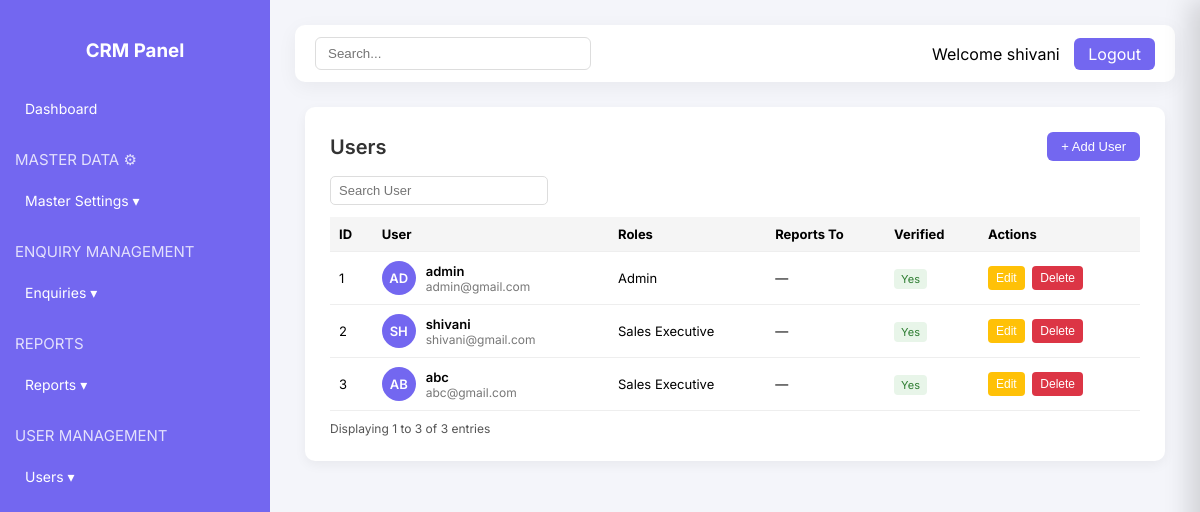
Screenshot of /users/all-users (signed in) with the database file from the repository.
### app/models/user.py (models this page shows, shortened)
class User(db.Model, UserMixin):
    __tablename__ = "users"
    id = db.Column(db.Integer, primary_key=True)
    username = db.Column(db.String(150), unique=True, nullable=False)
    email = db.Column(db.String(150), unique=True)
    password = db.Column(db.String(255), nullable=False)
    role = db.Column(db.String(50), nullable=False, default="Admin")
    assigned_enquiries = db.relationship(
        "Enquiry",
        foreign_keys="Enquiry.assigned_to",
        back_populates="assigned_user"
    )
    created_enquiries = db.relationship(
        "Enquiry",
        foreign_keys="Enquiry.created_by",
        back_populates="created_user"
    )

### app/routes/users_routes.py (the view)
@users_bp.route("/all-users")
@login_required
def all_users():
    users = User.query.all()
    return render_template(
        "users/all_users.html",
        users=users
    )

### app/routes/auth_routes.py (called while the page is built)
@login_manager.user_loader
def load_user(user_id):
    return User.query.get(int(user_id))

### app/templates/users/all_users.html (shortened to what this page needs)
{% extends "dashboard.html" %}
{% block content %}
<div class="container">
<div class="card">
<div class="card-header">
<h2>Users</h2>
<button class="add-btn" onclick="openUserForm()">
+ Add User
</button>
</div>
<div class="search-box">
<input type="text" placeholder="Search User">
</div>
<table>
<thead>
<tr>
<th>ID</th>
<th>User</th>
<th>Roles</th>
<th>Reports To</th>
<th>Verified</th>
<th>Actions</th>
</tr>
</thead>
<tbody>
{% for user in users %}
<tr>
<td>{{ user.id }}</td>
<td>
<div class="user-cell">
<div class="avatar">
{{ user.username[:2]|upper }}
</div>
<div class="user-info">
<span class="user-name">{{ user.username }}</span>
<span class="user-email">{{ user.email }}</span>
</div>
</div>
</td>
<td>{{ user.role }}</td>
<td>—</td>
<td>
<span class="badge">Yes</span>
</td>
<td>
<button class="action-btn edit-btn">Edit</button>
<button class="action-btn delete-btn">Delete</button>
</td>
</tr>
{% endfor %}
</tbody>
</table>
<div class="footer">
Displaying 1 to 3 of 3 entries
</div>
</div>
</div>
{% endblock %}

### app/templates/dashboard.html (shortened to what this page needs)
<!DOCTYPE html>
<html>
<head>
</head>
<body>
<div class="wrapper">
<div class="sidebar">
<h3>CRM Panel</h3>
<ul>
<li><a href="{{ url_for('dashboard.admin_dashboard') }}">Dashboard</a></li>
<p class="section-title">MASTER DATA ⚙</p>
<li>
<a onclick="toggleMenu('masterMenu')">Master Settings ▾</a>
</li>
<p class="section-title">ENQUIRY MANAGEMENT</p>
<li>
  <a onclick="toggleMenu('enquiryMenu')">Enquiries ▾</a>
</li>
<p class="section-title">REPORTS</p>
<li>
<a onclick="toggleMenu('reportsMenu')">Reports ▾</a>
</li>
<p class="section-title">USER MANAGEMENT</p>
<li>
<a onclick="toggleMenu('usersMenu')">Users ▾</a>
</li>
</ul>
</div>
<div class="content">
<div class="topbar">
<input class="search-input" type="text" placeholder="Search...">
<div>
<span style="margin-right:10px;">Welcome {{ current_user.username }}</span>
<a href="{{ url_for('auth.logout') }}" class="logout-btn">Logout</a>
</div>
</div>
{% set stats = stats or {} %}
{% block content %}{% endblock %}
</div>
</div>
</body>
</html>

### app/templates/dashboard.html (style rules this page uses)
body { margin:0; font-family: 'Inter', sans-serif; background:#f4f5fa; }
.wrapper { display:flex; }
.sidebar { width:240px; background:#7367f0; color:white; min-height:100vh; padding:20px 15px; transition: width 0.3s; }
.sidebar h3 { text-align:center; margin-bottom:30px; }
.sidebar ul { list-style:none; padding:0; }
.sidebar ul li { margin:8px 0; }
.sidebar ul li a { color:white; text-decoration:none; display:block; padding:8px 10px; border-radius:6px; font-size:14px; cursor:pointer; }
.content { flex:1; padding:25px; }
.topbar { display:flex; justify-content:space-between; align-items:center; background:white; padding:12px 20px; border-radius:10px; box-shadow:0 5px 20px rgba(0,0,0,0.05); margin-bottom:20px; }
.search-input { padding:8px 12px; border:1px solid #ddd; border-radius:6px; width:250px; }
.logout-btn { background:#7367f0; color:white; padding:6px 14px; border-radius:6px; text-decoration:none; }
.card { background:white; padding:20px; border-radius:12px; box-shadow:0 5px 20px rgba(0,0,0,0.05); }
.card h2 { margin:0; }
.section-title { margin-top:25px; font-size:15px; opacity:0.8; }

### app/templates/users/all_users.html (style rules this page uses)
.container { max-width:1100px; margin:25px auto; padding:0 10px; }
.card { background:#fff; padding:25px; border-radius:10px; box-shadow:0 4px 12px rgba(0,0,0,0.05); }
.card-header { display:flex; justify-content:space-between; align-items:center; margin-bottom:15px; }
.card-header h2 { margin:0; font-size:20px; font-weight:600; color:#333; }
.add-btn { background:#7367f0; color:white; border:none; padding:7px 14px; border-radius:6px; font-size:13px; cursor:pointer; }
.search-box { margin-bottom:12px; }
.search-box input { width:200px; padding:6px 8px; border:1px solid #ddd; border-radius:5px; font-size:13px; }
table { width:100%; border-collapse:collapse; font-size:13px; }
thead { background:#f5f5f5; }
th, td { padding:9px; border-bottom:1px solid #eee; text-align:left; }
.user-cell { display:flex; align-items:center; gap:10px; }
.avatar { width:34px; height:34px; border-radius:50%; background:#7367f0; color:white; display:flex; align-items:center; justify-content:center; font-weight:600; font-size:13px; }
.user-info { display:flex; flex-direction:column; }
.user-name { font-weight:600; font-size:13px; }
.user-email { font-size:12px; color:#777; }
.badge { background:#e8f5e9; color:#2e7d32; padding:3px 7px; border-radius:4px; font-size:11px; }
.action-btn { border:none; padding:5px 8px; border-radius:4px; font-size:12px; cursor:pointer; margin-right:4px; }
.edit-btn { background:#ffc107; color:#fff; }
.delete-btn { background:#dc3545; color:#fff; }
.footer { margin-top:10px; font-size:12px; color:#555; }

### rows the page displays
User: username "shivani", id "2", username "SH", email "shivani@gmail.com", role "Sales Executive"
User: id "1", username "AD", username "admin", email "admin@gmail.com", role "Admin"
User: id "3", username "AB", username "abc", email "abc@gmail.com", role "Sales Executive"
